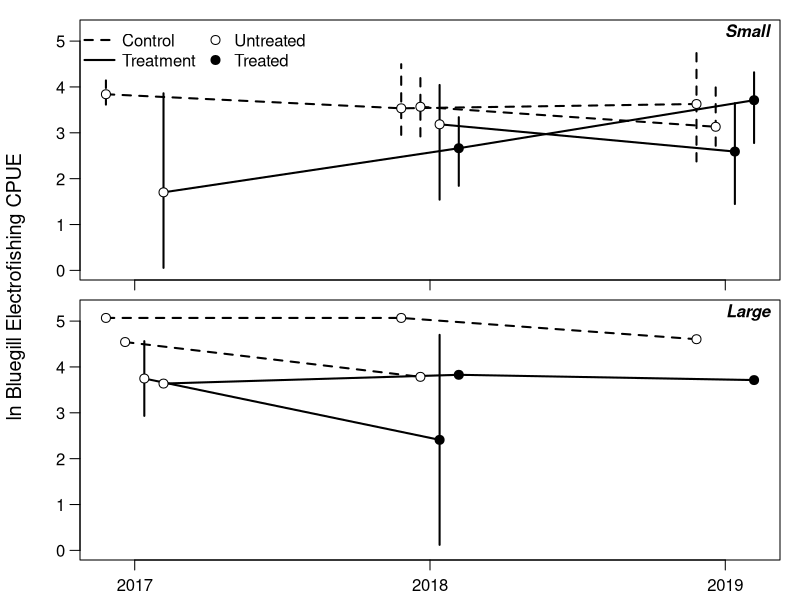

The R script that drew this image:

dat = read.csv("blue_output.csv")
dat$new = ifelse(dat$lake %in% c("drummond3", "lm", "promise", "mark"), 1, 0)
dat$drop = ifelse(dat$lake %in% c("lee county lake", "barbour county lake", "washington county lake"), 1, 0)
dat$cpue = log(dat$cpue)

yvar = "cpue"

datsub = dat[,c("year", "type", "times_treat", "size_class", "new", "drop", yvar)]

library(dplyr)

plot_dat_sml = datsub %>% filter(size_class == "small") %>%
  group_by(year, type, new, times_treat) %>%
  summarize(
    mn = mean(cpue, na.rm = T),
    lwr = quantile(cpue, 0.025, na.rm = T),
    upr = quantile(cpue, 0.975, na.rm = T)
    ) %>% ungroup
plot_dat_big = datsub %>% filter(size_class == "big") %>%
  group_by(year, type, drop, times_treat) %>%
  summarize(
    mn = mean(cpue, na.rm = T),
    lwr = quantile(cpue, 0.025, na.rm = T),
    upr = quantile(cpue, 0.975, na.rm = T)
    ) %>% ungroup

plot_dat_sml$year = as.numeric(plot_dat_sml$year)
plot_dat_big$year = as.numeric(plot_dat_big$year)

off_c1 = -0.0975
off_c2 = -0.0325
off_t2 = 0.0325
off_t1 = 0.0975
ppi = 600
png("blue_cpue_plot_log.png", h = 7 * ppi, w = 4 * ppi, res = ppi)

# small lakes
par(mfrow = c(2,1), mar = c(0.5,1,0.5,1), oma = c(1.5,3,0.5,0), cex.axis = 1, cex.lab = 1.2, mgp = c(1,0.75,0))
plot(1,1, type = "n", xlim = c(2017,2019) + range(c(off_c1, off_c2, off_t1, off_t2)), ylim = range(seq(0,5,1)) * c(1, 1.05),
     xaxt = "n", las = 1, ylab = "")
usr = par("usr"); xdiff = usr[2] - usr[1]; ydiff = usr[4] - usr[3]
text(x = usr[2] - xdiff * 0, y = usr[4] - ydiff * 0.05, pos = 2, "Small", font = 4)

# controls (not new entries)
ind = c(1,3,7)
lines(mn ~ I(year + off_c1), data = plot_dat_sml[ind,], lwd = 2, lty = 2, type = "l")
with(plot_dat_sml[ind,], segments(I(year + off_c1), lwr, I(year + off_c1), upr, lty = 2, lwd = 2))
points(mn ~ I(year + off_c1), data = plot_dat_sml[ind,], pch = 21, bg = "white", cex = 1.2)

# treats (not new entries)
ind = c(2,6,10)
lines(mn ~ I(year + off_t1), data = plot_dat_sml[ind,], lwd = 2, type = "l")
with(plot_dat_sml[ind,], segments(I(year + off_t1), lwr, I(year + off_t1), upr, lwd = 2))
points(mn ~ I(year + off_t1), data = plot_dat_sml[ind,], pch = 21, bg = c("white", "black", "black"), cex = 1.2)

# controls (new entry 2018)
ind = c(4,8)
lines(mn ~ I(year + off_c2), data = plot_dat_sml[ind,], lwd = 2, lty = 2, type = "l")
with(plot_dat_sml[ind,], segments(I(year + off_c2), lwr, I(year + off_c2), upr, lty = 2, lwd = 2))
points(mn ~ I(year + off_c2), data = plot_dat_sml[ind,], pch = 21, bg = "white", cex = 1.2)

# treats (new entry 2018)
ind = c(5,9)
lines(mn ~ I(year + off_t2), data = plot_dat_sml[ind,], lwd = 2, type = "l")
with(plot_dat_sml[ind,], segments(I(year + off_t2), lwr, I(year + off_t2), upr, lwd = 2))
points(mn ~ I(year + off_t2), data = plot_dat_sml[ind,], pch = 21, bg = c("white", "black"), cex = 1.2)

axis(side = 1, at = 2017:2019, labels = rep("", 3))
legend("topleft", legend = c("Control", "Treatment", "Untreated", "Treated"), ncol = 2,
       pch = c(NA, NA, 21, 21), pt.cex = c(NA, NA, 1.2, 1.2), pt.bg = c(NA, NA, "white", "black"),
       bty = "n", lty = c(2,1,NA,NA), lwd = c(2,2,NA,NA), x.intersp = c(0.5, 0.5, 0.25, 0.25))

# big lakes
plot_dat_big
plot(1,1, type = "n", xlim = c(2017,2019) + range(c(off_c1, off_c2, off_t1, off_t2)), ylim = range(seq(0,5,1)) * c(1, 1.05),
     xaxt = "n", las = 1, ylab = "")
usr = par("usr"); xdiff = usr[2] - usr[1]; ydiff = usr[4] - usr[3]
text(x = usr[2] - xdiff * 0, y = usr[4] - ydiff * 0.05, pos = 2, "Large", font = 4)

# treats (new entry 2018)
ind = c(4,8)
lines(mn ~ I(year + off_t2), data = plot_dat_big[ind,], lwd = 2, type = "l")
with(plot_dat_big[ind,], segments(I(year + off_t2), lwr, I(year + off_t2), upr, lwd = 2))
points(mn ~ I(year + off_t2), data = plot_dat_big[ind,], pch = 21, bg = c("white", "black"), cex = 1.2)

# treats (not new entries)
ind = c(3,7,10)
lines(mn ~ I(year + off_t1), data = plot_dat_big[ind,], lwd = 2, type = "l")
with(plot_dat_big[ind,], segments(I(year + off_t1), lwr, I(year + off_t1), upr, lwd = 2))
points(mn ~ I(year + off_t1), data = plot_dat_big[ind,], pch = 21, bg = c("white", "black", "black"), cex = 1.2)

# controls (new entry 2018)
ind = c(2,6)
lines(mn ~ I(year + off_c2), data = plot_dat_big[ind,], lwd = 2, lty = 2, type = "l")
with(plot_dat_big[ind,], segments(I(year + off_c2), lwr, I(year + off_c2), upr, lty = 2, lwd = 2))
points(mn ~ I(year + off_c2), data = plot_dat_big[ind,], pch = 21, bg = "white", cex = 1.2)

# controls (not new entries)
ind = c(1,5,9)
lines(mn ~ I(year + off_c1), data = plot_dat_big[ind,], lwd = 2, lty = 2, type = "l")
with(plot_dat_big[ind,], segments(I(year + off_c1), lwr, I(year + off_c1), upr, lty = 2, lwd = 2))
points(mn ~ I(year + off_c1), data = plot_dat_big[ind,], pch = 21, bg = "white", cex = 1.2)

axis(side = 1, at = 2017:2019, labels = 2017:2019)
mtext(side = 2, outer = T, " ln Bluegill Electrofishing CPUE", line = 1.75, cex = 1.2) 
dev.off()
